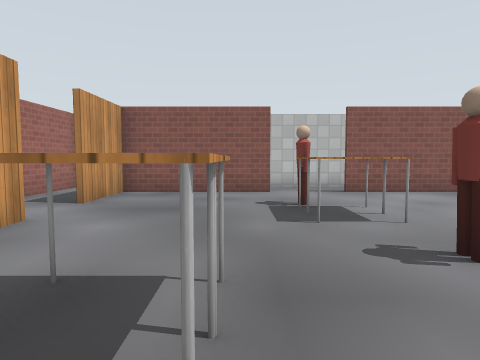
[1] (above)

16 first-person views from a walk through a world built for the Gazebo simulator. The camera is 1 m above the floor, tilts 4° down and sees 75° across. The floor is counted in squares, 1 m on a side. Each view is taken from the middle of a square. On the plan, view 1 faces up. The plan holds only what a view shows up to about 12 squares ahead; the rest is blank. The place goes on beyond the plan. Simple patterns stand in for the simulator's built-in surfaces. Simple shapes stand in for some stock models.

[2]
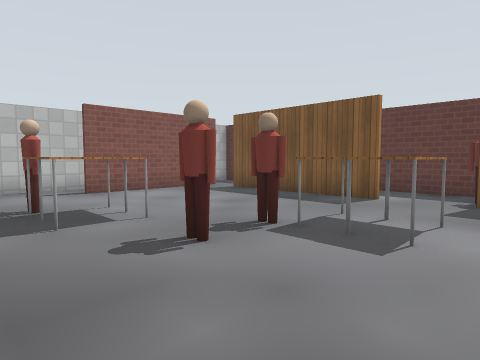

[3]
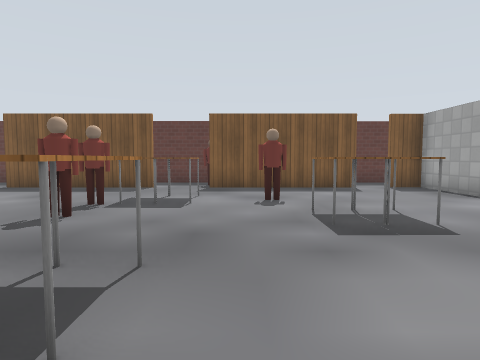

[4]
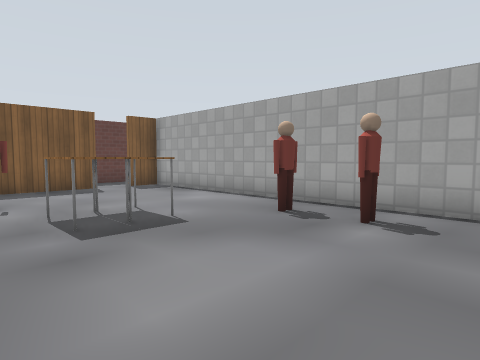

[5]
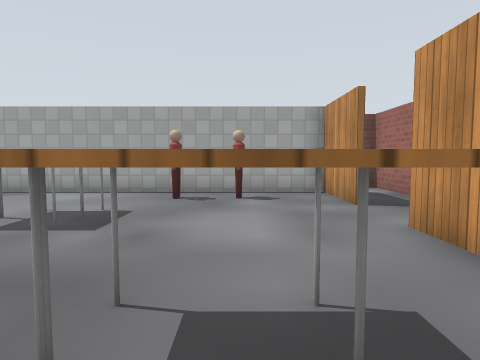

[6]
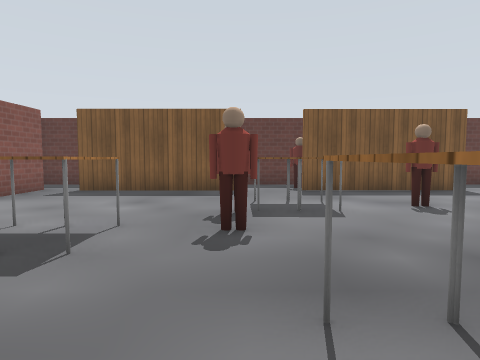

[7]
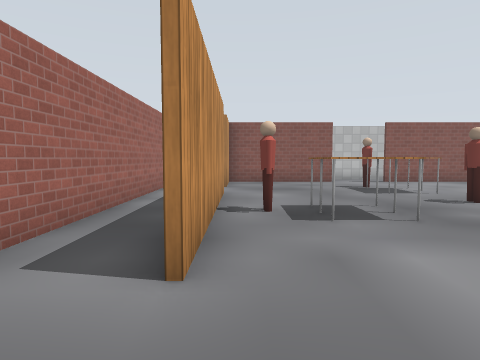

[8]
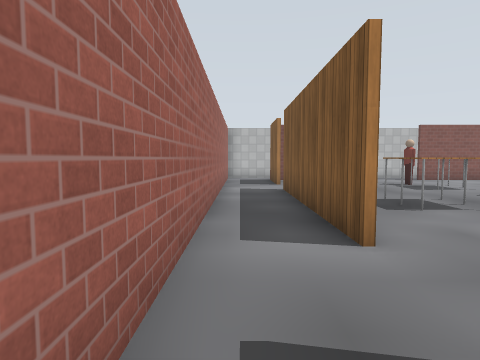

[9]
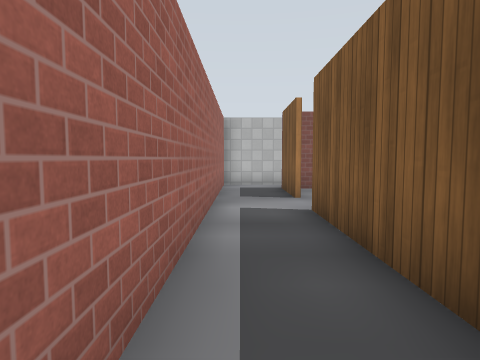

[10]
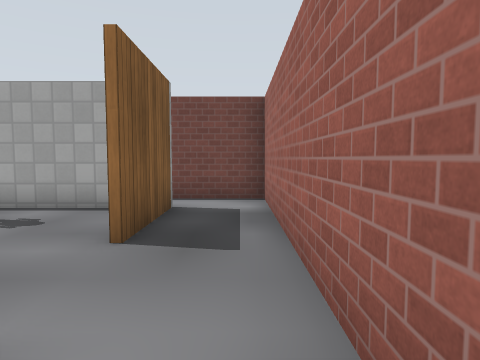

[11]
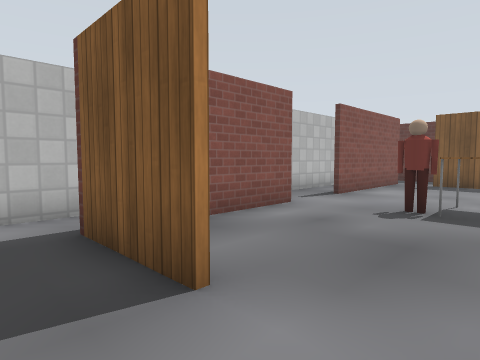

[12]
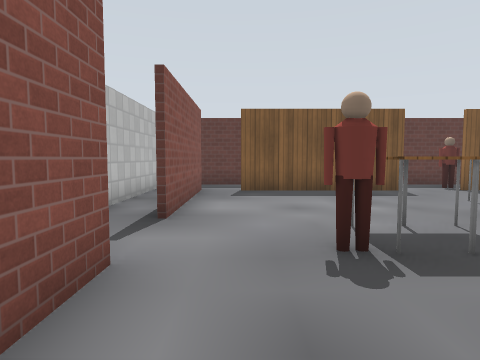

[13]
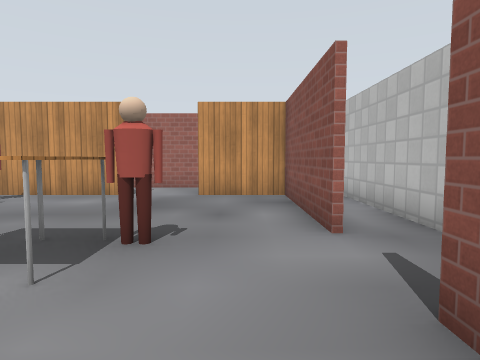

[14]
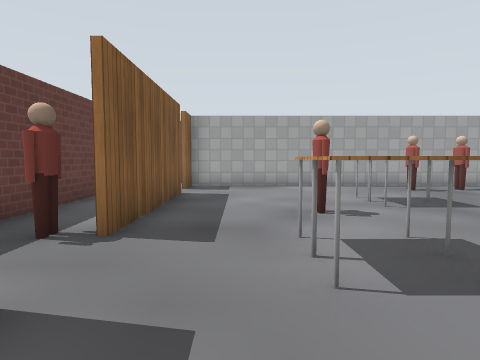

[15]
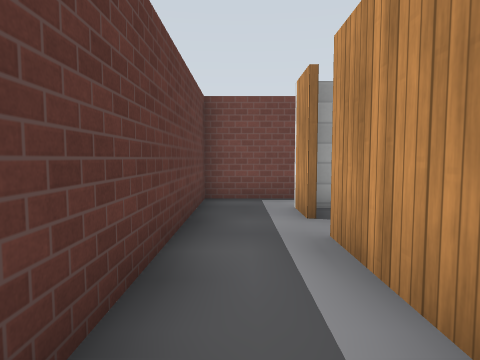

[16]
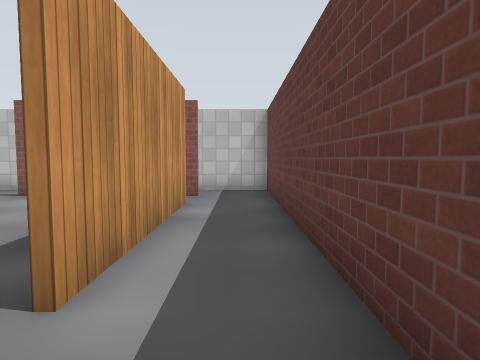

### Floor plan
Ten units are one square. View 1 is at (0, 0); x grows to the right and y downward. Boxes are objects, and circles mark ways between rooms. Rooms are numbered by the first view taken in them; rooms with no view inside come last. Other rooms are left out.
<svg viewBox="-61 -112 165 194">
<path fill="none" stroke="#000" d="M77 -29 77 -80M-35 -50 -35 16M10 -92 -35 -92 -35 -68M-35 36 -35 62 77 62 77 51M77 40 77 -6M80 -92 31 -92M86 -107 6 -107M-36 -68 -36 -94M-36 16 -36 -50M6 -107 -56 -107 -56 55M-36 55 -36 36M78 14 78 40M78 -80 78 -29M78 51 78 65M85 77 99 77 98 -107 86 -107"/>
<rect x="-35" y="-25" width="10" height="10" fill="#bbb"><title>person</title></rect>
<rect x="-15" y="45" width="10" height="10" fill="#bbb"><title>person</title></rect>
<rect x="-15" y="-15" width="20" height="10" fill="#bbb"><title>table</title></rect>
<rect x="-15" y="-25" width="20" height="10" fill="#bbb"><title>table</title></rect>
<rect x="5" y="45" width="10" height="10" fill="#bbb"><title>person</title></rect>
<rect x="5" y="-55" width="20" height="10" fill="#bbb"><title>table</title></rect>
<rect x="5" y="-65" width="20" height="10" fill="#bbb"><title>table</title></rect>
<rect x="5" y="-75" width="10" height="10" fill="#bbb"><title>person</title></rect>
<rect x="15" y="25" width="20" height="10" fill="#bbb"><title>table</title></rect>
<rect x="15" y="15" width="20" height="10" fill="#bbb"><title>table</title></rect>
<rect x="15" y="-35" width="10" height="10" fill="#bbb"><title>person</title></rect>
<rect x="35" y="5" width="10" height="10" fill="#bbb"><title>person</title></rect>
<rect x="35" y="-15" width="20" height="10" fill="#bbb"><title>table</title></rect>
<rect x="35" y="-25" width="20" height="10" fill="#bbb"><title>table</title></rect>
<rect x="35" y="-35" width="10" height="10" fill="#bbb"><title>person</title></rect>
<rect x="75" y="-15" width="10" height="10" fill="#bbb"><title>person</title></rect>
<circle cx="-40" cy="-55" r="3" fill="#2a7"/>
<circle cx="-40" cy="25" r="3" fill="#2a7"/>
<circle cx="0" cy="-100" r="3" fill="#2a7"/>
<circle cx="80" cy="-15" r="3" fill="#2a7"/>
<circle cx="80" cy="-80" r="3" fill="#2a7"/>
<circle cx="80" cy="45" r="3" fill="#2a7"/>
<circle cx="90" cy="-100" r="3" fill="#2a7"/>
<text x="20" y="-20">1</text>
<text x="-50" y="-40">2</text>
<text x="90" y="-20">3</text>
</svg>
Room 1 opens to room 2. Room 1 opens to room 3.

Where each view was taken, in squares from view 1:
view 1: 0 up, 0 right, facing up
view 2: 0 up, 0 right, facing up-right
view 3: 0 up, 3 left, facing right
view 4: 0 up, 3 left, facing down-right
view 5: 3 up, 1 left, facing down
view 6: 3 up, 2 left, facing right
view 7: 4 down, 3 left, facing up
view 8: 5 down, 5 left, facing up
view 9: 1 down, 5 left, facing up
view 10: 0 up, 5 left, facing down
view 11: 5 up, 5 left, facing up-right
view 12: 8 up, 2 left, facing right
view 13: 8 up, 5 right, facing left
view 14: 5 up, 6 right, facing down
view 15: 0 up, 9 right, facing down
view 16: 1 up, 9 right, facing up
